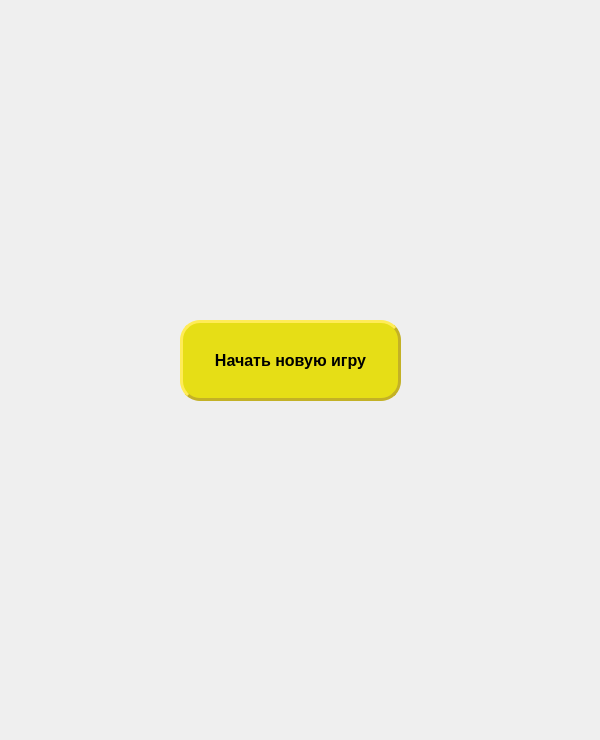
<?xml version="1.0" encoding="UTF-8"?>
<ui version="4.0">
 <class>MainWindow</class>
 <widget class="QMainWindow" name="MainWindow">
  <property name="geometry">
   <rect>
    <x>0</x>
    <y>0</y>
    <width>600</width>
    <height>740</height>
   </rect>
  </property>
  <property name="windowTitle">
   <string>MainWindow</string>
  </property>
  <widget class="QWidget" name="centralwidget">
   <widget class="QLabel" name="label">
    <property name="geometry">
     <rect>
      <x>0</x>
      <y>0</y>
      <width>600</width>
      <height>740</height>
     </rect>
    </property>
    <property name="text">
     <string>&lt;html&gt;&lt;head/&gt;&lt;body&gt;&lt;p&gt;&lt;br/&gt;&lt;/p&gt;&lt;/body&gt;&lt;/html&gt;</string>
    </property>
   </widget>
   <widget class="QPushButton" name="pushButton_2">
    <property name="geometry">
     <rect>
      <x>180</x>
      <y>320</y>
      <width>221</width>
      <height>81</height>
     </rect>
    </property>
    <property name="font">
     <font>
      <family>Yu Gothic UI</family>
      <pointsize>12</pointsize>
      <weight>75</weight>
      <bold>true</bold>
     </font>
    </property>
    <property name="styleSheet">
     <string notr="true">QPushButton {
    color: rgb(0, 0, 0);
    border: 3px solid rgb(195, 177, 38);
    border-radius: 20px;
    border-style: outset;
    background-color: rgb(230, 222, 22);
    padding: 5px;
    }

QPushButton:hover {
    border: 3px solid rgb(0, 0, 0);
}

QPushButton: pressed {
   border - style: inset;
   background: qradialgradient(
      cx: 0.4, cy: -0.1, fx: 0.4, fy: -0.1,
      radius: 1.35, stop: 0 #fff, stop: 1 #ddd
   );
}</string>
    </property>
    <property name="text">
     <string>Начать новую игру</string>
    </property>
   </widget>
   <widget class="QLabel" name="label_2">
    <property name="geometry">
     <rect>
      <x>10</x>
      <y>-20</y>
      <width>521</width>
      <height>171</height>
     </rect>
    </property>
    <property name="text">
     <string>&lt;html&gt;&lt;head/&gt;&lt;body&gt;&lt;p&gt;&lt;br/&gt;&lt;/p&gt;&lt;/body&gt;&lt;/html&gt;</string>
    </property>
   </widget>
  </widget>
 </widget>
 <resources/>
 <connections/>
</ui>
